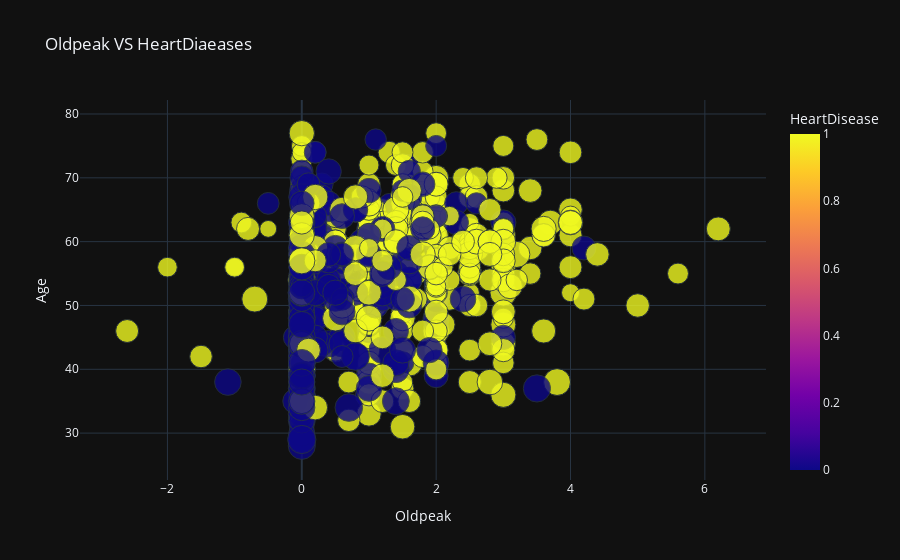

This figure's notebook cell:
### Code cell
px.scatter(df,x='Oldpeak',y='Age',color='HeartDisease',size='MaxHR',
           template='plotly_dark',opacity=0.8,color_discrete_sequence=px.colors.sequential.RdBu,title='Oldpeak VS HeartDiaeases')

### Figure 1 — Plotly figure (JSON) as saved in the notebook; plotly's stock layout.template omitted (floating-point values rounded to 4 significant figures; data arrays with more than 128 entries replaced by an {"elided": "..."} marker saying what was removed)
{"data": [{"hovertemplate": "Oldpeak=%{x}<br>Age=%{y}<br>MaxHR=%{marker.size}<br>HeartDisease=%{marker.color}<extra></extra>", "legendgroup": "", "marker": {"color": {"elided": "918 int values"}, "coloraxis": "coloraxis", "opacity": 0.8, "size": {"elided": "918 int values"}, "sizemode": "area", "sizeref": 0.505, "symbol": "circle"}, "mode": "markers", "name": "", "orientation": "v", "showlegend": false, "type": "scatter", "x": {"elided": "918 float values"}, "xaxis": "x", "y": {"elided": "918 int values"}, "yaxis": "y"}], "layout": {"coloraxis": {"colorbar": {"title": {"text": "HeartDisease"}}, "colorscale": [[0, "#0d0887"], [0.1111, "#46039f"], [0.2222, "#7201a8"], [0.3333, "#9c179e"], [0.4444, "#bd3786"], [0.5556, "#d8576b"], [0.6667, "#ed7953"], [0.7778, "#fb9f3a"], [0.8889, "#fdca26"], [1, "#f0f921"]]}, "legend": {"itemsizing": "constant", "tracegroupgap": 0}, "title": {"text": "Oldpeak VS HeartDiaeases"}, "xaxis": {"anchor": "y", "domain": [0, 1], "title": {"text": "Oldpeak"}}, "yaxis": {"anchor": "x", "domain": [0, 1], "title": {"text": "Age"}}}}
